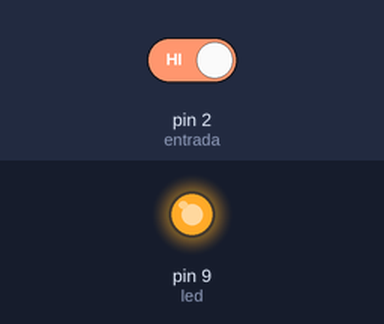
The sketch below on a simulated Arduino Uno, built with avr-gcc and run on an emulated ATmega328P. Shown: output pins drawn as LEDs (lit = HIGH). The inputs (shaded band) are chosen by the test bench; at power-on: pin 2 (entrada) HIGH.

Above: at 1.2 s.
1.3 s: pin 2 (entrada) driven LOW
At 1.9 s:
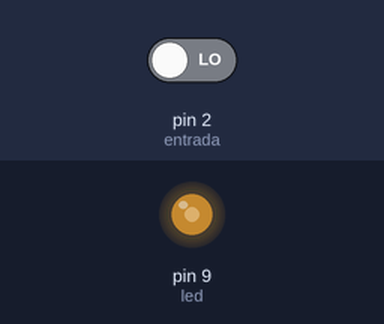
2.8 s: pin 2 (entrada) driven HIGH
At 3.8 s:
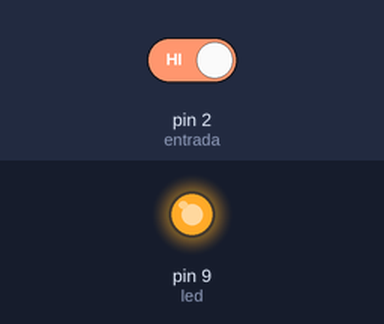
Timing chart, 0 to 5.8 s (numbered marks = the images above; inputs shaded):
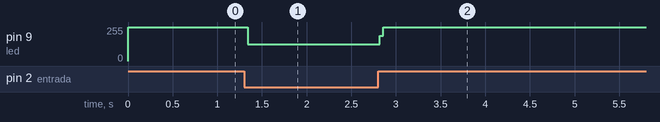

The sketch:

2_Switch2.ino
```cpp
/*
 * Perla Celaya
 * AETEL
 * Curso Arduino para principiantes
 * Version 1.0
 */
int led = 9; //pin al que conectaremos el led
int entrada = 2; //pin al que conectaremos la resistencia de pull-up
int estado=HIGH;

void setup() {

  pinMode(led,OUTPUT);
  pinMode(entrada,INPUT);
  digitalWrite(led,HIGH); // Ponemos que el led este siempre encendido, lo apagaremos mas adelante

}

void loop() {

  if( digitalRead(entrada) == LOW){ // si el interruptor esta pulsado entra en el if
   if(estado==HIGH){ //si el estado estaba en high ( al inicio si esta en high porque lo declaramos asi) cambia el estado a low
    estado=LOW;
   }else{ // si el esatdo esta en low lo cambia a high
    estado=HIGH;
   }
  }

  digitalWrite(led,estado); // el led se enciende o se apaga segun el estado

}
```

Measured:
- after the input at 1.3 s, pin 9 (led): 255/255 → 126/255 at once
- after the input at 2.8 s, pin 9 (led): 126/255 → 255/255 at once
